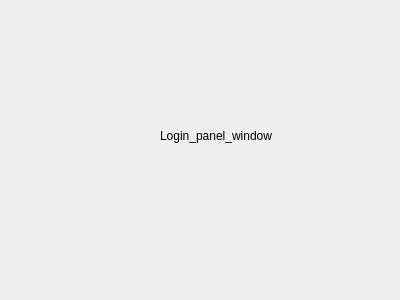
<?xml version="1.0" encoding="UTF-8"?>
<ui version="4.0">
 <class>Login_correct_window</class>
 <widget class="QDialog" name="Login_correct_window">
  <property name="geometry">
   <rect>
    <x>0</x>
    <y>0</y>
    <width>400</width>
    <height>300</height>
   </rect>
  </property>
  <property name="windowTitle">
   <string>Dialog</string>
  </property>
  <widget class="QLabel" name="label">
   <property name="geometry">
    <rect>
     <x>160</x>
     <y>120</y>
     <width>141</width>
     <height>31</height>
    </rect>
   </property>
   <property name="text">
    <string>Login_panel_window</string>
   </property>
  </widget>
 </widget>
 <resources/>
 <connections/>
</ui>
